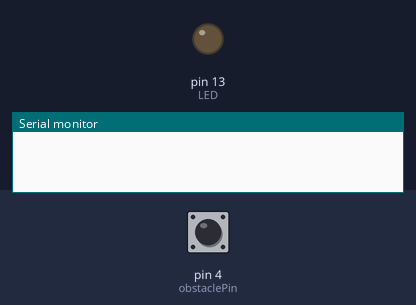
This sketch was run on a simulated Arduino Uno, built with avr-gcc and run on an emulated ATmega328P. On the bench: output pins drawn as LEDs (lit = HIGH), the last lines printed to the serial monitor. The inputs (shaded band) are chosen by the test bench; at power-on: pin 4 (obstaclePin) LOW.

Above: at 1.2 s.
1.3 s: pin 4 (obstaclePin) driven HIGH
At 2.5 s:
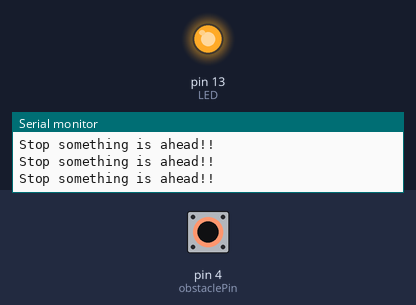
2.8 s: pin 4 (obstaclePin) pulsed LOW 2 times (0.12 s each, 0.3 s apart)
6.4 s: pin 4 (obstaclePin) pulsed LOW 5 times (0.12 s each, 0.3 s apart)
Timing chart, 0 to 9.4 s (numbered marks = the images above; inputs shaded):
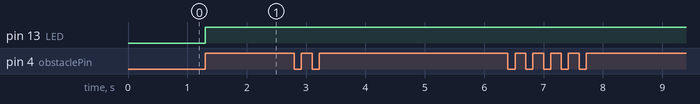

The sketch:

IR_sensor_1.ino
```cpp
int obstaclePin = 4;  // This is our input pin
int hasObstacle = LOW;  // HIGH MEANS NO OBSTACLE
int LED = 13; // Use the onboard Uno LED

void setup() {
  pinMode(LED, OUTPUT);
  pinMode(obstaclePin, INPUT);
Serial.begin(9600);

}
void loop() {
    hasObstacle = digitalRead(obstaclePin); //Reads the output of the obstacle sensor from the 7th PIN of the Digital section of the arduino
if (hasObstacle == HIGH) //LOW means something is ahead, so illuminates the 13th Port connected LED
  {
    Serial.println("Stop something is ahead!!");
    digitalWrite(LED, HIGH);//Illuminates the 13th Port LED

  }
}
  // put your main code here, to run repeatedly:
```

Measured:
- after the input at 1.3 s, pin 13 (LED): LOW → HIGH at once
